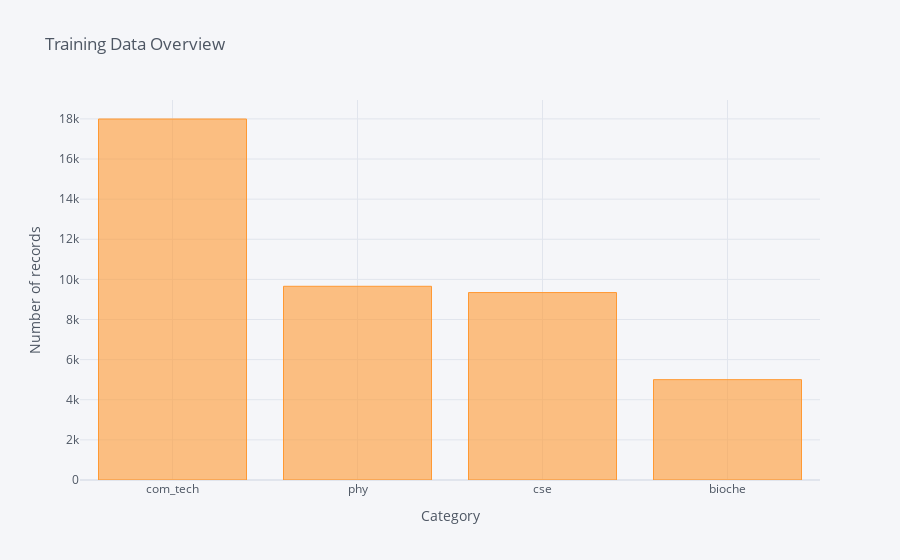

Source (notebook cell):
### Code cell
cf.go_offline()
cf.set_config_file(offline=False, world_readable=True)

training_data['label'].value_counts().sort_values(ascending=False).iplot(kind = 'bar', yTitle = 'Number of records', xTitle = 
                                                               'Category',title='Training Data Overview')

### Figure 1 — Plotly figure (JSON) as saved in the notebook; plotly's stock layout.template omitted (floating-point values rounded to 4 significant figures)
{"data": [{"marker": {"color": "rgba(255, 153, 51, 0.6)", "line": {"color": "rgba(255, 153, 51, 1.0)", "width": 1}}, "name": "label", "orientation": "v", "text": "", "type": "bar", "x": ["com_tech", "phy", "cse", "bioche"], "y": [17995, 9656, 9344, 5002]}], "layout": {"legend": {"bgcolor": "#F5F6F9", "font": {"color": "#4D5663"}}, "paper_bgcolor": "#F5F6F9", "plot_bgcolor": "#F5F6F9", "title": {"font": {"color": "#4D5663"}, "text": "Training Data Overview"}, "xaxis": {"gridcolor": "#E1E5ED", "showgrid": true, "tickfont": {"color": "#4D5663"}, "title": {"font": {"color": "#4D5663"}, "text": "Category"}, "zerolinecolor": "#E1E5ED"}, "yaxis": {"gridcolor": "#E1E5ED", "showgrid": true, "tickfont": {"color": "#4D5663"}, "title": {"font": {"color": "#4D5663"}, "text": "Number of records"}, "zerolinecolor": "#E1E5ED"}}}
